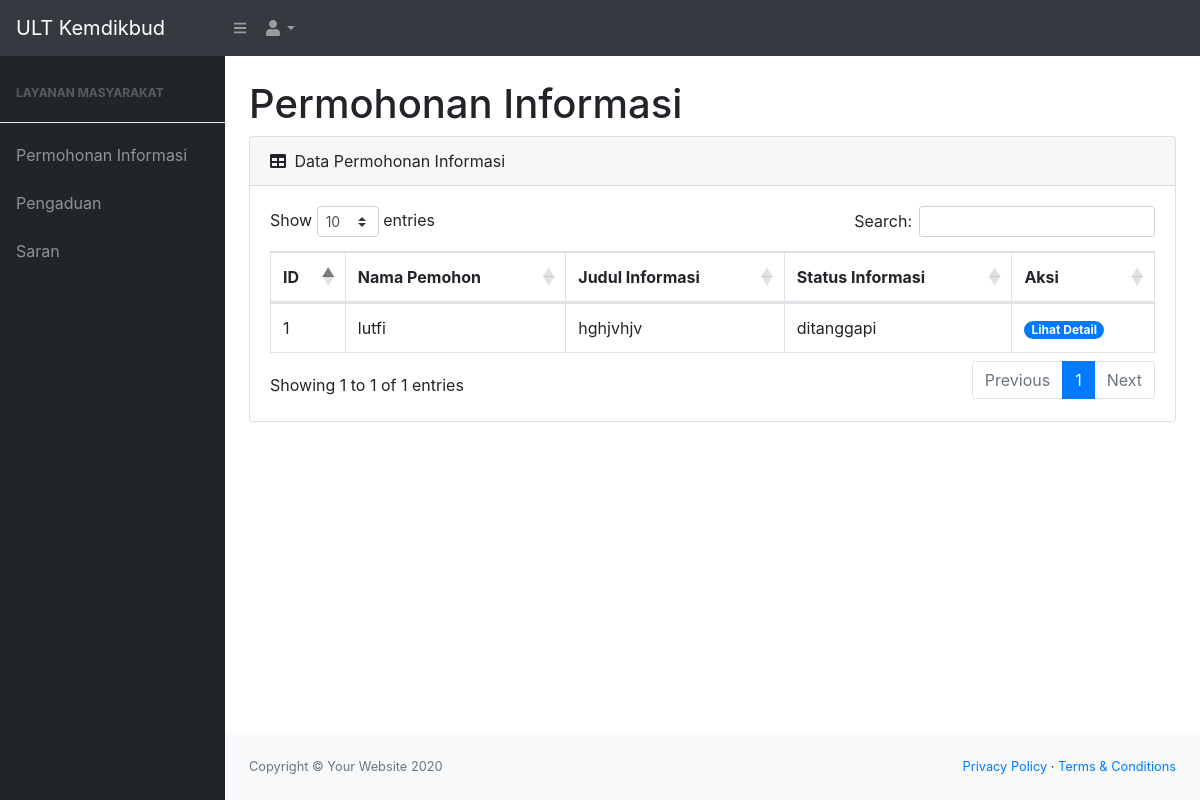
The app's page /index.php/permohonan_informasi/tampil_data with its own data.
### tables this page shows
CREATE TABLE `permohonan` (
  `id_permohonan` int(11) NOT NULL,
  `email_pemohon` varchar(100) NOT NULL,
  `nama_pemohon` varchar(100) NOT NULL,
  `no_HP_pemohon` varchar(15) NOT NULL,
  `no_KTP_pemohon` varchar(100) NOT NULL,
  `alamat_pemohon` varchar(100) NOT NULL,
  `kecamatan_pemohon` varchar(100) NOT NULL,
  `kabupaten_pemohon` varchar(100) NOT NULL,
  `provinsi_pemohon` varchar(100) NOT NULL,
  `profesi_pemohon` varchar(100) NOT NULL,
  `judul_informasi` text NOT NULL,
  `rincian_informasi` text NOT NULL,
  `tujuan_informasi` text NOT NULL,
  `status_informasi` enum('ditanggapi','belum ditanggapi') NOT NULL
);

### application/controllers/Permohonan_informasi.php (called while the page is built, shortened)
<?php
class Permohonan_informasi extends CI_Controller
{
    public function __construct()
    {
        $this->load->library('form_validation');
        $this->load->model('Permohonan_informasi_model');
    }
    public function tampil_data()
    {
        $tampil = array(
            'data_permohonan_informasi' => $this->Permohonan_informasi_model->tampil_permohonan()
        );
        $this->load->view('templates/header');
        $this->load->view('templates/nav');
        $this->load->view('admin/permohonan informasi/tampil_informasi', $tampil);
        $this->load->view('templates/footer');
    }
}

### index.php (called while the page is built, shortened)
<?php
require_once BASEPATH.'core/CodeIgniter.php';

### application/models/Permohonan_informasi_model.php (called while the page is built, shortened)
<?php
class Permohonan_informasi_model extends CI_Model
{
    public function tampil_permohonan()
    {
        $this->db->select('*')
            ->FROM('permohonan');
        $query = $this->db->get();
        return $query->result();
    }
}

### application/views/admin/permohonan informasi/tampil_informasi.php (the view, shortened to what this page needs)
<main>
    <div class="container-fluid">
        <h1 class="mt-4">Permohonan Informasi</h1>
        <div class="card mb-4">
            <div class="card-header">
                <i class="fas fa-table mr-1"></i>
                Data Permohonan Informasi
            </div>
            <div class="card-body">
                <div class="table-responsive">
                    <table class="table table-bordered" id="dataTable" width="100%" cellspacing="0">
                        <thead>
                            <tr>
                                <th>ID</th>
                                <th>Nama Pemohon</th>
                                <th>Judul Informasi</th>
                                <th>Status Informasi</th>
                                <th>Aksi</th>
                            </tr>
                        </thead>
                        <tbody>
                            <?php foreach ($data_permohonan_informasi as $informasi) : ?>
                                <tr>
                                    <td><?= $informasi->id_permohonan ?></td>
                                    <td><?= $informasi->nama_pemohon ?></td>
                                    <td><?= $informasi->judul_informasi ?></td>
                                    <td><?= $informasi->status_informasi ?></td>
                                    <td>
                                        <?php
                                        if ($informasi->status_informasi == 'belum ditanggapi') : ?>
                                            <a href='<?= site_url("Permohonan_informasi/ubah_status/$informasi->id_permohonan") ?>' class="badge badge-success badge-pill">Ditanggapi</a>
                                            <a href='<?= site_url("Permohonan_informasi/detail_informasi/$informasi->id_permohonan") ?>' class="badge badge-primary badge-pill">Lihat Detail</a>
                                        <?php else : ?>
                                            <a href='<?= site_url("Permohonan_informasi/detail_informasi/$informasi->id_permohonan") ?>' class="badge badge-primary badge-pill">Lihat Detail</a>
                                        <?php endif; ?>
                                    </td>
                                </tr>
                            <?php
                            endforeach ?>
                        </tbody>
                    </table>
                </div>
            </div>
        </div>
    </div>
</main>

### records on screen
permohonan: id_permohonan "1", nama_pemohon "lutfi", judul_informasi "hghjvhjv", status_informasi "ditanggapi"
